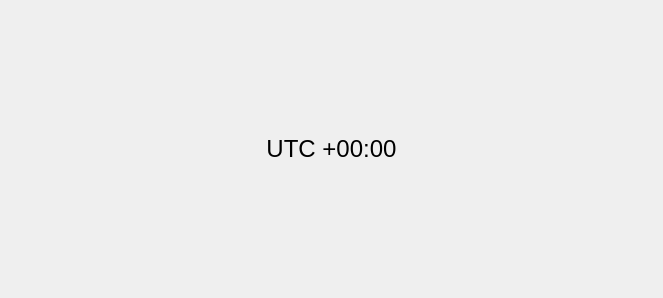
<?xml version="1.0" encoding="UTF-8"?>
<ui version="4.0">
 <class>TZHighlightDockWidgetBase</class>
 <widget class="QDockWidget" name="TZHighlightDockWidgetBase">
  <property name="geometry">
   <rect>
    <x>0</x>
    <y>0</y>
    <width>663</width>
    <height>298</height>
   </rect>
  </property>
  <property name="windowTitle">
   <string>Time Zone Highlighter</string>
  </property>
  <widget class="QWidget" name="dockWidgetContents">
   <layout class="QGridLayout" name="gridLayout">
    <item row="0" column="0">
     <widget class="QLabel" name="label">
      <property name="text">
       <string>&lt;html&gt;&lt;head/&gt;&lt;body&gt;&lt;p&gt;&lt;span style=&quot; font-size:18pt;&quot;&gt;UTC +00:00&lt;/span&gt;&lt;/p&gt;&lt;/body&gt;&lt;/html&gt;</string>
      </property>
      <property name="textFormat">
       <enum>Qt::AutoText</enum>
      </property>
      <property name="alignment">
       <set>Qt::AlignCenter</set>
      </property>
     </widget>
    </item>
   </layout>
  </widget>
 </widget>
 <resources/>
 <connections/>
</ui>
